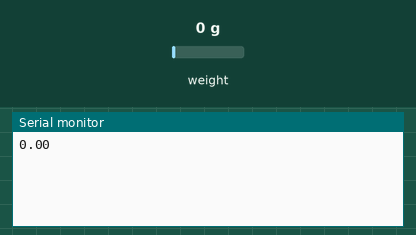
This sketch was run on a simulated Arduino Uno, built with avr-gcc and run on an emulated ATmega328P. Parts: the last lines printed to the serial monitor. Inputs (shaded band) come from the test bench; at power-on: weight on the scale 0 g.

Above: at 2.2 s.
2.3 s: weight on the scale set to 100 g
At 4.6 s:
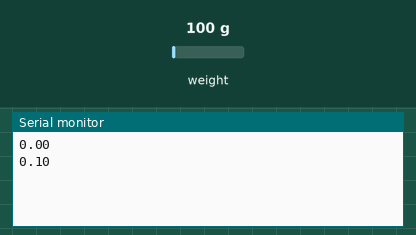
4.8 s: weight on the scale set to 1250 g
At 6.3 s:
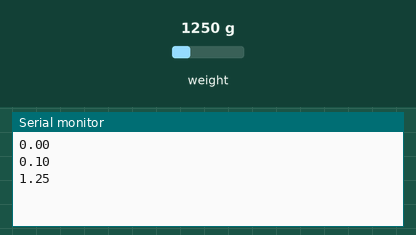
Timing chart, 0 to 7.8 s (numbered marks = the images above; inputs shaded):
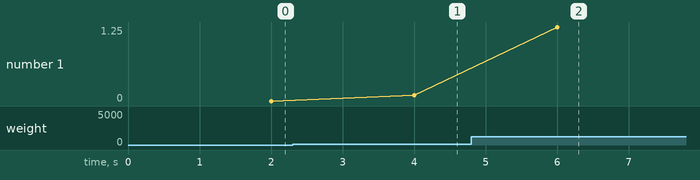

Measured:
- after the input at 2.3 s, the serial monitor: prints a new line after 1.7 s (image 1)
- after the input at 4.8 s, the serial monitor: prints a new line after 1.2 s (image 2)
- plotted number 1: 0 → 0.1 after the input at 2.3 s, 0.1 → 1.25 after the input at 4.8 s

The sketch:

scale_sensor.ino
```cpp
#include <HX711.h>
HX711 scale;

const int LOADCELL_DOUT_PIN = 2;
const int LOADCELL_SCK_PIN = 3;
const float CALIBRATION_FACTOR = -7050; // Calibrate for your sensor

void setup() {
  Serial.begin(9600);
  scale.begin(LOADCELL_DOUT_PIN, LOADCELL_SCK_PIN);
  scale.set_scale(CALIBRATION_FACTOR);
  scale.tare();
}

void loop() {
  if (scale.is_ready()) {
    float weight = scale.get_units(10);
    Serial.println(weight);
  }
  delay(1000);
}
```
